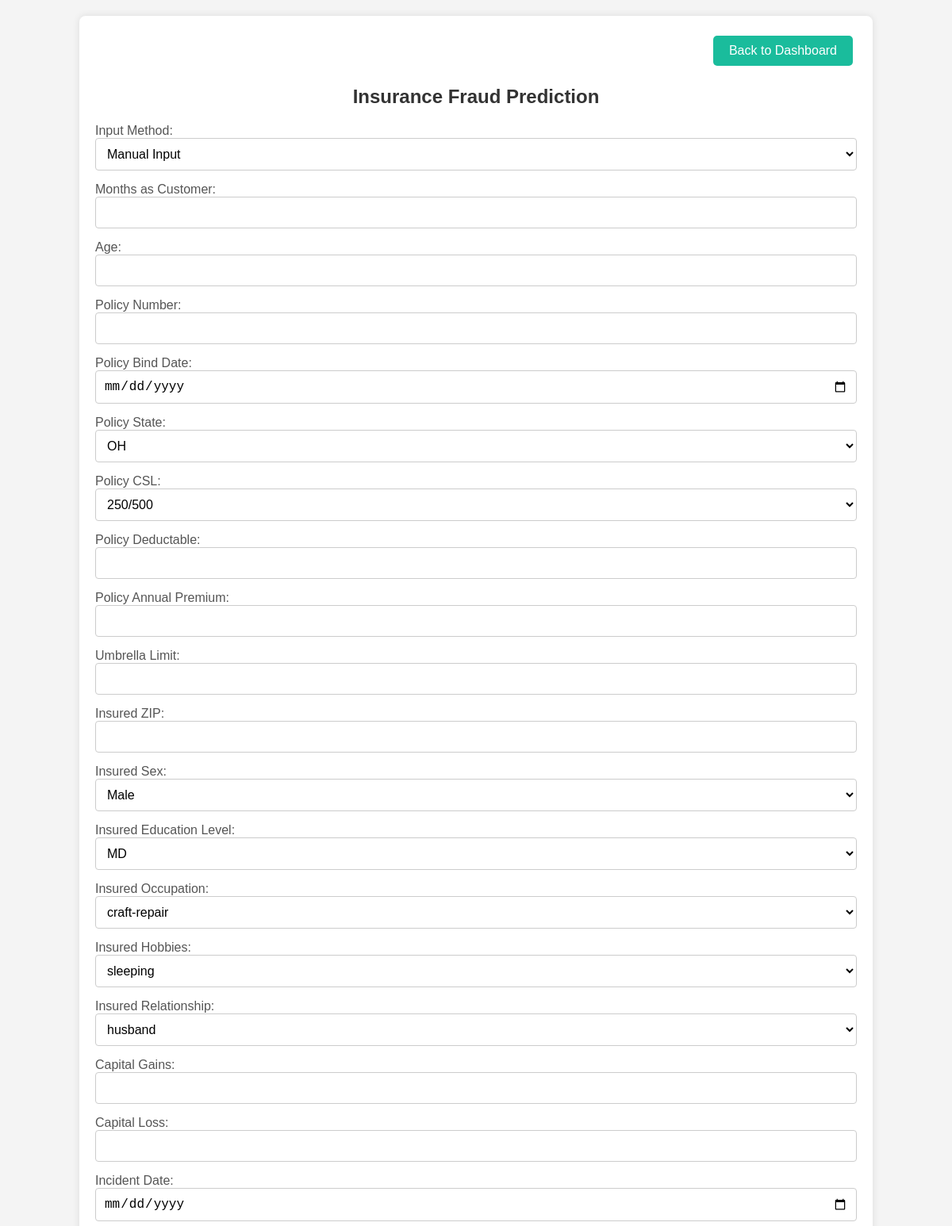
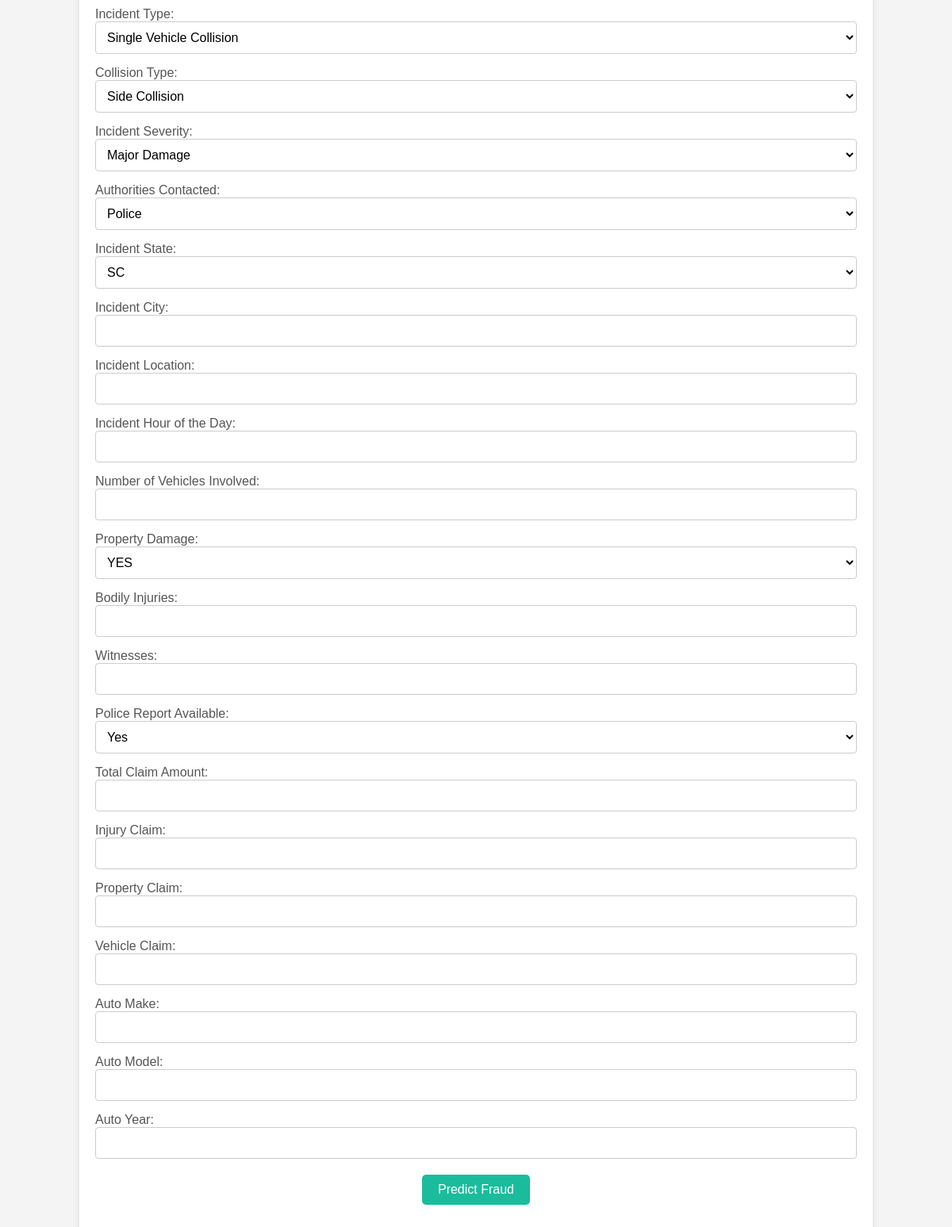
The page /predict/ on the database its author committed (2 pictures, top to bottom).
### dashboard/models.py (models this page shows, shortened)
class InsuranceClaim(models.Model):
    months_as_customer = models.IntegerField()
    age = models.IntegerField()
    policy_number = models.CharField(max_length=50)
    policy_bind_date = models.DateTimeField()
    policy_state = models.CharField(max_length=10)
    policy_csl = models.CharField(max_length=20)
    policy_deductable = models.FloatField()
    policy_annual_premium = models.FloatField()
    umbrella_limit = models.FloatField()
    insured_zip = models.CharField(max_length=10)
    insured_sex = models.CharField(max_length=10)
    insured_education_level = models.CharField(max_length=50)
    insured_occupation = models.CharField(max_length=50)
    insured_hobbies = models.CharField(max_length=50)
    insured_relationship = models.CharField(max_length=20)
    capital_gains = models.IntegerField()
    capital_loss = models.IntegerField()
    incident_date = models.DateTimeField()
    incident_type = models.CharField(max_length=50)
    collision_type = models.CharField(max_length=50)
    incident_severity = models.CharField(max_length=50)
    authorities_contacted = models.CharField(max_length=50)
    incident_state = models.CharField(max_length=10)
    incident_city = models.CharField(max_length=50)
    incident_location = models.CharField(max_length=100)
    incident_hour_of_the_day = models.IntegerField()
    number_of_vehicles_involved = models.IntegerField()
    property_damage = models.CharField(max_length=10)
    bodily_injuries = models.IntegerField()
    witnesses = models.IntegerField()
    police_report_available = models.CharField(max_length=10)
    total_claim_amount = models.FloatField()
    injury_claim = models.FloatField()
    property_claim = models.FloatField()
    vehicle_claim = models.FloatField()
    auto_make = models.CharField(max_length=50)
    auto_model = models.CharField(max_length=50)
    auto_year = models.IntegerField()
    fraud_reported = models.CharField(max_length=1)

### dashboard/views.py (the view, shortened to what this page needs)
# urls.py: path('predict/', views.predict_fraud, name='predict_fraud'),  # Add this line
def predict_fraud(request):
    claims = InsuranceClaim.objects.all()
    data = pd.DataFrame(list(claims.values()))
    policy_states = data['policy_state'].dropna().unique()
    policy_csls = data['policy_csl'].dropna().unique()
    insured_education_levels = data['insured_education_level'].dropna().unique()
    insured_occupations = data['insured_occupation'].dropna().unique()
    insured_hobbies = data['insured_hobbies'].dropna().unique()
    insured_relationships = data['insured_relationship'].dropna().unique()
    incident_types = data['incident_type'].dropna().unique()
    collision_types = data['collision_type'].dropna().unique()
    incident_severities = data['incident_severity'].dropna().unique()
    authorities_contacted = data['authorities_contacted'].dropna().unique()
    incident_states = data['incident_state'].dropna().unique()
    property_damage_options = ['YES', 'NO']
    police_report_options = ['YES', 'NO']
    return render(request, 'predict_fraud.html', {
        'policy_states': policy_states,
        'policy_csls': policy_csls,
        'insured_education_levels': insured_education_levels,
        'insured_occupations': insured_occupations,
        'insured_hobbies': insured_hobbies,
        'insured_relationships': insured_relationships,
        'incident_types': incident_types,
        'collision_types': collision_types,
        'incident_severities': incident_severities,
        'authorities_contacted': authorities_contacted,
        'incident_states': incident_states,
        'property_damage_options': property_damage_options,
        'police_report_options': police_report_options
    })

### dashboard/templates/predict_fraud.html (shortened to what this page needs)
{% load static %}
<!DOCTYPE html>
<html lang="en">
<head>
    <link rel="stylesheet" href="{% static 'css/predict.css' %}">
</head>
<body>
    <div class="container">
        <div class="button-container">
            <a href="{% url 'kpi_metrics' %}" class="navigate-button">Back to Dashboard</a>
        </div>
        <h2>Insurance Fraud Prediction</h2>
        <div class="form-group">
            <label for="input_method">Input Method:</label>
            <select class="form-control" id="input_method" name="input_method" required onchange="toggleInputMethod()">
                <option value="manual">Manual Input</option>
            </select>
        </div>
        <form method="POST" action="{% url 'predict_fraud' %}" id="manual-input">
            <div class="form-group">
                <label for="months_as_customer">Months as Customer:</label>
                <input type="number" class="form-control" id="months_as_customer" name="months_as_customer" required>
            </div>
            <div class="form-group">
                <label for="age">Age:</label>
                <input type="number" class="form-control" id="age" name="age" required>
            </div>
            <div class="form-group">
                <label for="policy_number">Policy Number:</label>
                <input type="number" class="form-control" id="policy_number" name="policy_number" required>
            </div>
            <div class="form-group">
                <label for="policy_bind_date">Policy Bind Date:</label>
                <input type="date" class="form-control" id="policy_bind_date" name="policy_bind_date" required>
            </div>
            <div class="form-group">
                <label for="policy_state">Policy State:</label>
                <select class="form-control" id="policy_state" name="policy_state" required>
                    {% for state in policy_states %}
                    <option value="{{ state }}">{{ state }}</option>
                    {% endfor %}
                </select>
            </div>
            <div class="form-group">
                <label for="policy_csl">Policy CSL:</label>
                <select class="form-control" id="policy_csl" name="policy_csl" required>
                    {% for csl in policy_csls %}
                    <option value="{{ csl }}">{{ csl }}</option>
                    {% endfor %}
                </select>
            </div>
            <div class="form-group">
                <label for="policy_deductable">Policy Deductable:</label>
                <input type="number" class="form-control" step="0.01" id="policy_deductable" name="policy_deductable" required>
            </div>
            <div class="form-group">
                <label for="policy_annual_premium">Policy Annual Premium:</label>
                <input type="number" class="form-control" step="0.01" id="policy_annual_premium" name="policy_annual_premium" required>
            </div>
            <div class="form-group">
                <label for="umbrella_limit">Umbrella Limit:</label>
                <input type="number" class="form-control" step="0.01" id="umbrella_limit" name="umbrella_limit" required>
            </div>
            <div class="form-group">
                <label for="insured_zip">Insured ZIP:</label>
                <input type="number" class="form-control" id="insured_zip" name="insured_zip" required>
            </div>
            <div class="form-group">
                <label for="insured_sex">Insured Sex:</label>
                <select class="form-control" id="insured_sex" name="insured_sex" required>
                    <option value="MALE">Male</option>
                </select>
            </div>
            <div class="form-group">
                <label for="insured_education_level">Insured Education Level:</label>
                <select class="form-control" id="insured_education_level" name="insured_education_level" required>
                    {% for level in insured_education_levels %}
                    <option value="{{ level }}">{{ level }}</option>
                    {% endfor %}
                </select>
            </div>
            <div class="form-group">
                <label for="insured_occupation">Insured Occupation:</label>
                <select class="form-control" id="insured_occupation" name="insured_occupation" required>
                    {% for occupation in insured_occupations %}
                    <option value="{{ occupation }}">{{ occupation }}</option>
                    {% endfor %}
                </select>
            </div>
            <div class="form-group">
                <label for="insured_hobbies">Insured Hobbies:</label>
                <select class="form-control" id="insured_hobbies" name="insured_hobbies" required>
                    {% for hobby in insured_hobbies %}
                    <option value="{{ hobby }}">{{ hobby }}</option>
                    {% endfor %}
                </select>
            </div>
            <div class="form-group">
                <label for="insured_relationship">Insured Relationship:</label>
                <select class="form-control" id="insured_relationship" name="insured_relationship" required>
                    {% for relationship in insured_relationships %}
                    <option value="{{ relationship }}">{{ relationship }}</option>
                    {% endfor %}
                </select>
            </div>
            <div class="form-group">
                <label for="capital-gains">Capital Gains:</label>
                <input type="number" class="form-control" step="0.01" id="capital-gains" name="capital-gains" required>
            </div>
            <div class="form-group">
                <label for="capital-loss">Capital Loss:</label>
                <input type="number" class="form-control" step="0.01" id="capital-loss" name="capital-loss" required>
            </div>
            <div class="form-group">
                <label for="incident_date">Incident Date:</label>
                <input type="date" class="form-control" id="incident_date" name="incident_date" required>
            </div>
            <div class="form-group">
                <label for="incident_type">Incident Type:</label>
                <select class="form-control" id="incident_type" name="incident_type" required>
                    {% for type in incident_types %}
                    <option value="{{ type }}">{{ type }}</option>
                    {% endfor %}
                </select>
            </div>
            <div class="form-group">
                <label for="collision_type">Collision Type:</label>
                <select class="form-control" id="collision_type" name="collision_type" required>
                    {% for type in collision_types %}
                    <option value="{{ type }}">{{ type }}</option>
                    {% endfor %}
                </select>
            </div>
            <div class="form-group">
                <label for="incident_severity">Incident Severity:</label>
                <select class="form-control" id="incident_severity" name="incident_severity" required>
                    {% for severity in incident_severities %}
                    <option value="{{ severity }}">{{ severity }}</option>
                    {% endfor %}
                </select>
            </div>
            <div class="form-group">
                <label for="authorities_contacted">Authorities Contacted:</label>
                <select class="form-control" id="authorities_contacted" name="authorities_contacted" required>
                    {% for authority in authorities_contacted %}
                    <option value="{{ authority }}">{{ authority }}</option>
                    {% endfor %}
                </select>
            </div>
            <div class="form-group">
                <label for="incident_state">Incident State:</label>
                <select class="form-control" id="incident_state" name="incident_state" required>
                    {% for state in incident_states %}
                    <option value="{{ state }}">{{ state }}</option>
                    {% endfor %}
                </select>
            </div>
            <div class="form-group">
                <label for="incident_city">Incident City:</label>
                <input type="text" class="form-control" id="incident_city" name="incident_city" required>
            </div>
            <div class="form-group">
                <label for="incident_location">Incident Location:</label>
                <input type="text" class="form-control" id="incident_location" name="incident_location" required>
            </div>
            <div class="form-group">
                <label for="incident_hour_of_the_day">Incident Hour of the Day:</label>
                <input type="number" class="form-control" id="incident_hour_of_the_day" name="incident_hour_of_the_day" required>
            </div>
            <div class="form-group">
                <label for="number_of_vehicles_involved">Number of Vehicles Involved:</label>
                <input type="number" class="form-control" id="number_of_vehicles_involved" name="number_of_vehicles_involved" required>
            </div>
            <div class="form-group">
                <label for="property_damage">Property Damage:</label>
                <select class="form-control" id="property_damage" name="property_damage" required>
                    {% for option in property_damage_options %}
                    <option value="{{ option }}">{{ option }}</option>
                    {% endfor %}
                </select>
            </div>
            <div class="form-group">
                <label for="bodily_injuries">Bodily Injuries:</label>
                <input type="number" class="form-control" id="bodily_injuries" name="bodily_injuries" required>
            </div>
            <div class="form-group">
                <label for="witnesses">Witnesses:</label>
                <input type="number" class="form-control" id="witnesses" name="witnesses" required>
            </div>
            <div class="form-group">
                <label for="police_report_available">Police Report Available:</label>
                <select class="form-control" id="police_report_available" name="police_report_available" required>
                    <option value="YES">Yes</option>
                </select>
            </div>
            <div class="form-group">
                <label for="total_claim_amount">Total Claim Amount:</label>
                <input type="number" class="form-control" step="0.01" id="total_claim_amount" name="total_claim_amount" required>
            </div>
            <div class="form-group">
                <label for="injury_claim">Injury Claim:</label>
                <input type="number" class="form-control" step="0.01" id="injury_claim" name="injury_claim" required>
            </div>
            <div class="form-group">
                <label for="property_claim">Property Claim:</label>
                <input type="number" class="form-control" step="0.01" id="property_claim" name="property_claim" required>
            </div>
            <div class="form-group">
                <label for="vehicle_claim">Vehicle Claim:</label>
                <input type="number" class="form-control" step="0.01" id="vehicle_claim" name="vehicle_claim" required>
            </div>
            <div class="form-group">
                <label for="auto_make">Auto Make:</label>
                <input type="text" class="form-control" id="auto_make" name="auto_make" required>
            </div>
            <div class="form-group">
                <label for="auto_model">Auto Model:</label>
                <input type="text" class="form-control" id="auto_model" name="auto_model" required>
            </div>
            <div class="form-group">
                <label for="auto_year">Auto Year:</label>
                <input type="number" class="form-control" id="auto_year" name="auto_year" required>
            </div>
            <div class="button-containers">
                <button type="submit" class="navigate-button">Predict Fraud</button>
            </div>
        </form>
    </div>
</body>
</html>

### rows shown on the page
InsuranceClaim: policy_state "OH", policy_csl "250/500", insured_education_level "MD", insured_occupation "craft-repair", insured_hobbies "sleeping", insured_relationship "husband", incident_type "Single Vehicle Collision", collision_type "Side Collision", incident_severity "Major Damage", authorities_contacted "Police", incident_state "SC"

### other values the page prints
form field property_damage "YES"
